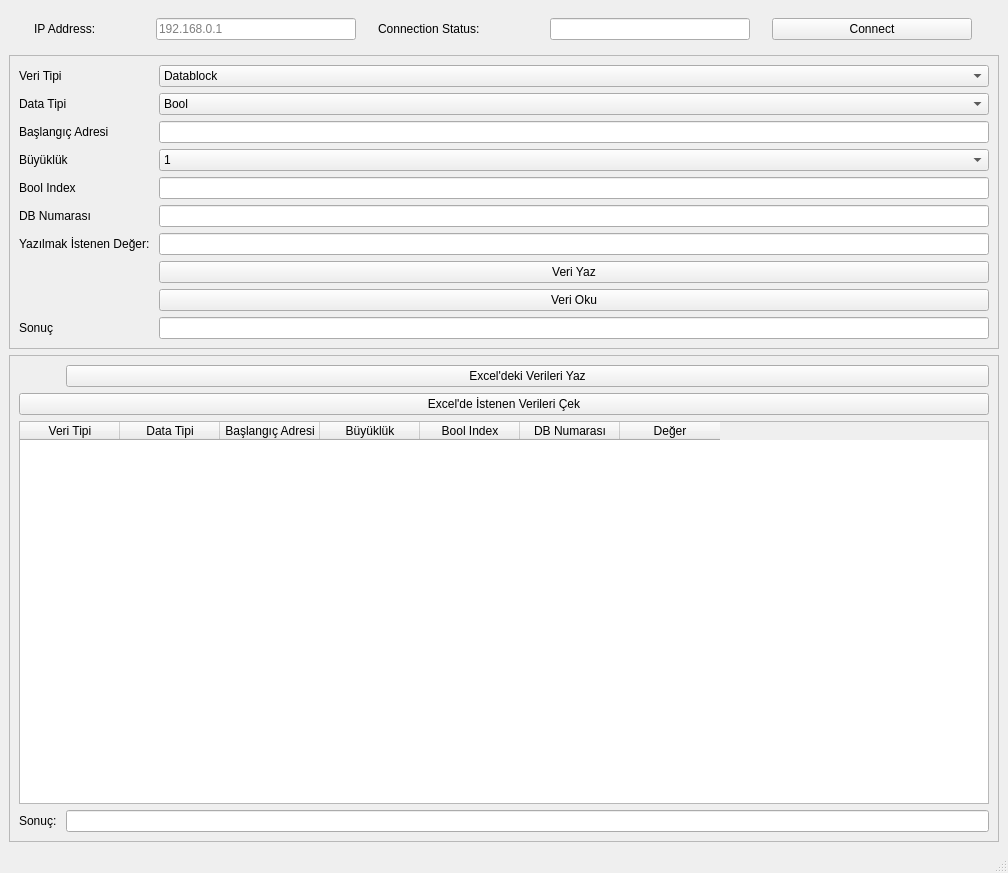
<?xml version="1.0" encoding="UTF-8"?>
<ui version="4.0">
 <class>MainWindow</class>
 <widget class="QMainWindow" name="MainWindow">
  <property name="geometry">
   <rect>
    <x>0</x>
    <y>0</y>
    <width>1008</width>
    <height>873</height>
   </rect>
  </property>
  <property name="windowTitle">
   <string>MainWindow</string>
  </property>
  <widget class="QWidget" name="centralwidget">
   <layout class="QGridLayout" name="gridLayout_2">
    <item row="2" column="0">
     <widget class="QFrame" name="frame_2">
      <property name="frameShape">
       <enum>QFrame::StyledPanel</enum>
      </property>
      <property name="frameShadow">
       <enum>QFrame::Raised</enum>
      </property>
      <layout class="QFormLayout" name="formLayout">
       <item row="0" column="1">
        <widget class="QPushButton" name="ExcelWriteButton">
         <property name="text">
          <string>Excel'deki Verileri Yaz</string>
         </property>
        </widget>
       </item>
       <item row="1" column="0" colspan="2">
        <widget class="QPushButton" name="ExcelButton">
         <property name="text">
          <string>Excel'de İstenen Verileri Çek</string>
         </property>
        </widget>
       </item>
       <item row="2" column="0" colspan="2">
        <widget class="QTableWidget" name="Tablo">
         <column>
          <property name="text">
           <string>Veri Tipi</string>
          </property>
         </column>
         <column>
          <property name="text">
           <string>Data Tipi</string>
          </property>
         </column>
         <column>
          <property name="text">
           <string>Başlangıç Adresi</string>
          </property>
         </column>
         <column>
          <property name="text">
           <string>Büyüklük</string>
          </property>
         </column>
         <column>
          <property name="text">
           <string>Bool Index</string>
          </property>
         </column>
         <column>
          <property name="text">
           <string>DB Numarası</string>
          </property>
         </column>
         <column>
          <property name="text">
           <string>Değer</string>
          </property>
         </column>
        </widget>
       </item>
       <item row="3" column="0">
        <widget class="QLabel" name="label_9">
         <property name="text">
          <string>Sonuç: </string>
         </property>
        </widget>
       </item>
       <item row="3" column="1">
        <widget class="QLineEdit" name="result2"/>
       </item>
      </layout>
     </widget>
    </item>
    <item row="1" column="0">
     <widget class="QFrame" name="frame">
      <property name="frameShape">
       <enum>QFrame::StyledPanel</enum>
      </property>
      <property name="frameShadow">
       <enum>QFrame::Raised</enum>
      </property>
      <layout class="QGridLayout" name="gridLayout">
       <item row="9" column="0">
        <widget class="QLabel" name="label_5">
         <property name="text">
          <string>Sonuç</string>
         </property>
        </widget>
       </item>
       <item row="4" column="2">
        <widget class="QLineEdit" name="boolIndex"/>
       </item>
       <item row="3" column="2">
        <widget class="QComboBox" name="size">
         <item>
          <property name="text">
           <string>1</string>
          </property>
         </item>
         <item>
          <property name="text">
           <string>2</string>
          </property>
         </item>
         <item>
          <property name="text">
           <string>4</string>
          </property>
         </item>
         <item>
          <property name="text">
           <string>254</string>
          </property>
         </item>
        </widget>
       </item>
       <item row="6" column="0">
        <widget class="QLabel" name="label_8">
         <property name="text">
          <string>Yazılmak İstenen Değer: </string>
         </property>
        </widget>
       </item>
       <item row="9" column="2">
        <widget class="QLineEdit" name="result"/>
       </item>
       <item row="4" column="0">
        <widget class="QLabel" name="label_6">
         <property name="text">
          <string>Bool Index</string>
         </property>
        </widget>
       </item>
       <item row="3" column="0">
        <widget class="QLabel" name="label_4">
         <property name="text">
          <string>Büyüklük</string>
         </property>
        </widget>
       </item>
       <item row="8" column="2">
        <widget class="QPushButton" name="submit">
         <property name="text">
          <string>Veri Oku</string>
         </property>
        </widget>
       </item>
       <item row="2" column="2">
        <widget class="QLineEdit" name="startAddress"/>
       </item>
       <item row="5" column="0">
        <widget class="QLabel" name="label_7">
         <property name="text">
          <string>DB Numarası</string>
         </property>
        </widget>
       </item>
       <item row="5" column="2">
        <widget class="QLineEdit" name="db_number"/>
       </item>
       <item row="0" column="0">
        <widget class="QLabel" name="label">
         <property name="text">
          <string>Veri Tipi</string>
         </property>
        </widget>
       </item>
       <item row="0" column="2">
        <widget class="QComboBox" name="veri">
         <item>
          <property name="text">
           <string>Datablock</string>
          </property>
         </item>
         <item>
          <property name="text">
           <string>Input</string>
          </property>
         </item>
         <item>
          <property name="text">
           <string>Output</string>
          </property>
         </item>
         <item>
          <property name="text">
           <string>Marker</string>
          </property>
         </item>
        </widget>
       </item>
       <item row="1" column="2">
        <widget class="QComboBox" name="data">
         <item>
          <property name="text">
           <string>Bool</string>
          </property>
         </item>
         <item>
          <property name="text">
           <string>Byte</string>
          </property>
         </item>
         <item>
          <property name="text">
           <string>Int</string>
          </property>
         </item>
         <item>
          <property name="text">
           <string>Word</string>
          </property>
         </item>
         <item>
          <property name="text">
           <string>DWord</string>
          </property>
         </item>
         <item>
          <property name="text">
           <string>Real</string>
          </property>
         </item>
         <item>
          <property name="text">
           <string>String</string>
          </property>
         </item>
        </widget>
       </item>
       <item row="2" column="0">
        <widget class="QLabel" name="label_3">
         <property name="text">
          <string>Başlangıç Adresi</string>
         </property>
        </widget>
       </item>
       <item row="1" column="0">
        <widget class="QLabel" name="label_2">
         <property name="text">
          <string>Data Tipi</string>
         </property>
        </widget>
       </item>
       <item row="7" column="2">
        <widget class="QPushButton" name="pushButton">
         <property name="text">
          <string>Veri Yaz</string>
         </property>
        </widget>
       </item>
       <item row="6" column="2">
        <widget class="QLineEdit" name="deger"/>
       </item>
      </layout>
     </widget>
    </item>
    <item row="0" column="0">
     <widget class="QFrame" name="horizontalFrame">
      <layout class="QHBoxLayout" name="horizontalLayout_3">
       <item>
        <widget class="QLabel" name="Ip_adress">
         <property name="maximumSize">
          <size>
           <width>100</width>
           <height>16777215</height>
          </size>
         </property>
         <property name="text">
          <string>IP Address:</string>
         </property>
        </widget>
       </item>
       <item>
        <widget class="QLineEdit" name="ip_address">
         <property name="maximumSize">
          <size>
           <width>200</width>
           <height>16777215</height>
          </size>
         </property>
         <property name="placeholderText">
          <string>192.168.0.1</string>
         </property>
        </widget>
       </item>
       <item>
        <widget class="QLabel" name="Connection_Status">
         <property name="maximumSize">
          <size>
           <width>150</width>
           <height>16777215</height>
          </size>
         </property>
         <property name="text">
          <string>Connection Status:</string>
         </property>
        </widget>
       </item>
       <item>
        <widget class="QLineEdit" name="Connection_status">
         <property name="maximumSize">
          <size>
           <width>200</width>
           <height>16777215</height>
          </size>
         </property>
        </widget>
       </item>
       <item>
        <widget class="QPushButton" name="Connect">
         <property name="maximumSize">
          <size>
           <width>200</width>
           <height>16777215</height>
          </size>
         </property>
         <property name="text">
          <string>Connect</string>
         </property>
        </widget>
       </item>
      </layout>
     </widget>
    </item>
   </layout>
  </widget>
  <widget class="QStatusBar" name="statusbar"/>
 </widget>
 <resources/>
 <connections/>
</ui>
